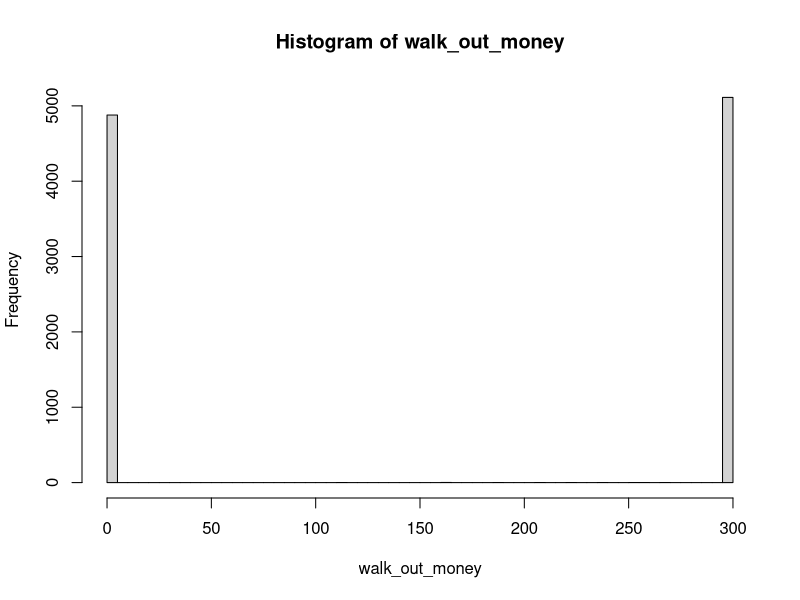
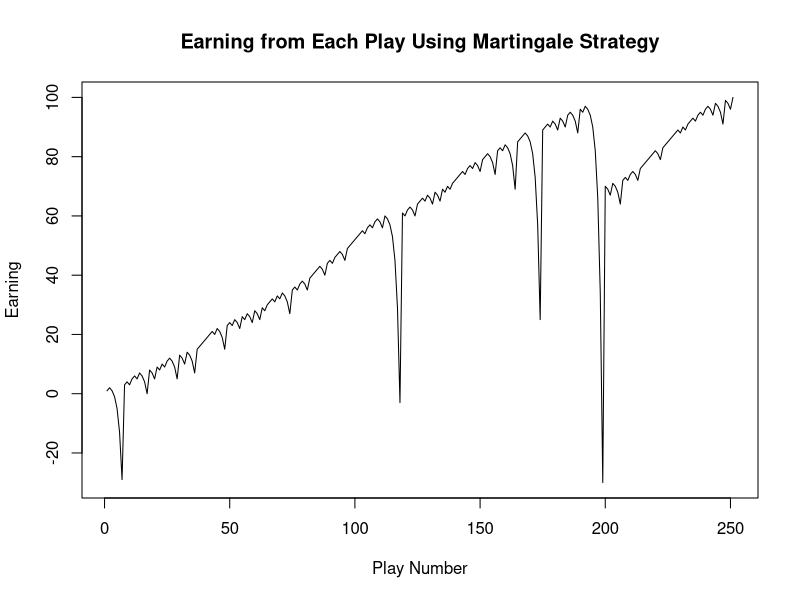
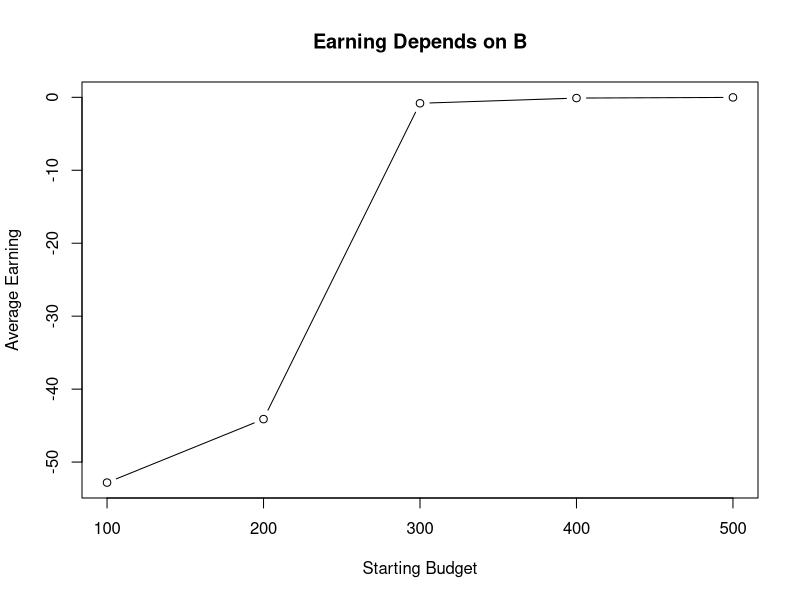
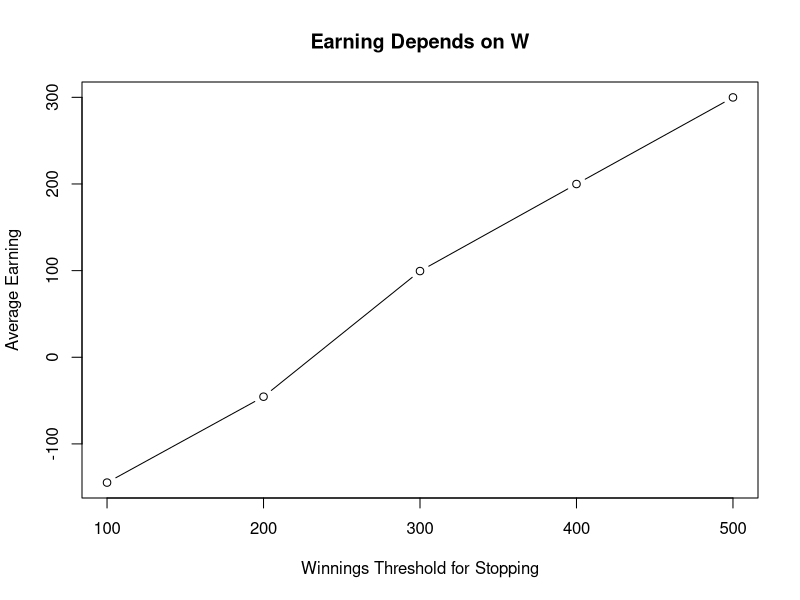
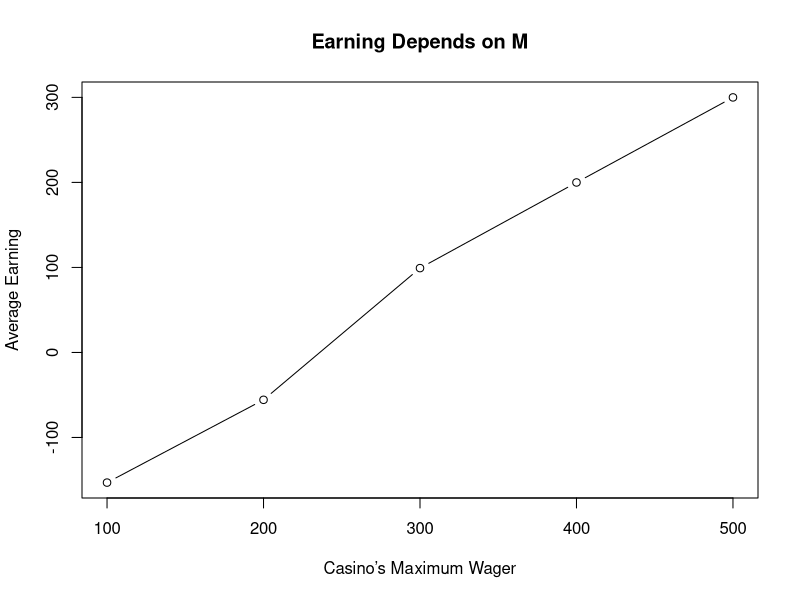

Source code (R) for these figures, in order:
## ---- chunk 1
knitr::opts_chunk$set(echo=TRUE, warning=FALSE, message=FALSE, cache=TRUE)
## ---- chunk 2
library(tidyverse)
library(dplyr)
## ---- chunk 3
#' @return The updated state list
one_play <- function(state){
  
    # Wager
    proposed_wager <- ifelse(state$previous_win, 1, 2*state$previous_wager)
    wager <- min(proposed_wager, state$M, state$B)
    # Spin of the wheel
    red <- rbinom(1,1,18/38)
    # Update state
    state$plays <- state$plays + 1
    state$previous_wager <- wager
    if(red){
      # WIN
      state$B <- state$B + wager
      state$previous_win <- TRUE
    }else{
      # LOSE
      state$B <- state$B - wager
      state$previous_win <- FALSE
    }
  state
}
## ---- chunk 4
#' Stopping rule
#'
#' Takes the state list and determines if the gambler has to stop
#' @param state A list.  See one_play
#' @return TRUE/FALSE
stop_play <- function(state){
  if(state$B <= 0) return(TRUE)
  if(state$plays >= state$L) return(TRUE)
  if(state$B >= state$W) return(TRUE)
  FALSE
}


#' Play roulette to either bankruptcy, success, or play limits
#'
#' @param B number, the starting budget
#' @param W number, the budget threshold for successfully stoping
#' @param L number, the maximum number of plays 
#' @param M number, the casino wager limit
#' @return A vector of budget values calculated after each play.
one_series <- function(
    B = 200
  , W = 300
  , L = 1000
  , M = 100
){

  # initial state
  state <- list(
    B = B
  , W = W
  , L = L
  , M = M
  , plays = 0
  , previous_wager = 0
  , previous_win = TRUE
  )
  
  # vector to store budget over series of plays
  budget <- rep(NA, L)
  
  # For loop of plays
  for(i in 1:L){
    new_state <- state %>% one_play
    budget[i] <- new_state$B
    if(new_state %>% stop_play){
      return(budget[1:i])
    }
    state <- new_state
  }
  budget    
}

# helper function
get_last <- function(x) x[length(x)]

# Simulation
walk_out_money <- rep(NA, 10000)
for(j in seq_along(walk_out_money)){
  walk_out_money[j] <- one_series(B = 200, W = 300, L = 1000, M = 100) %>% get_last
}
# Walk out money distribution
hist(walk_out_money, breaks = 100)
## ---- chunk 5
# Estimated probability of walking out with extra cash
mean(walk_out_money > 200)
## ---- chunk 6
# Estimated earnings
mean(walk_out_money - 200)
## ---- chunk 7
library(magrittr)
single_spin <- function(){
  possible_outcomes <- c(rep("red",18), rep("black",18), rep("green",2))
  sample(possible_outcomes, 1)
}

martingale_wager <- function(
  previous_wager
  , previous_outcome
  , max_wager
  , current_budget
){
  if(previous_outcome == "red") return(1)
  min(2*previous_wager, max_wager, current_budget)
}

one_play <- function(previous_ledger_entry, max_wager){
  # Create a copy of the input object that will become the output object
  out <- previous_ledger_entry
  out[1, "game_index"] <- previous_ledger_entry[1, "game_index"] + 1
  out[1, "starting_budget"] <- previous_ledger_entry[1, "ending_budget"]
  out[1, "wager"] <- martingale_wager(
    previous_wager = previous_ledger_entry[1, "wager"]
    , previous_outcome = previous_ledger_entry[1, "outcome"]
    , max_wager = max_wager
    , current_budget = out[1, "starting_budget"]
  )
  out[1, "outcome"] <- single_spin()
  out[1, "ending_budget"] <- out[1, "starting_budget"] + 
    ifelse(out[1, "outcome"] == "red", +1, -1)*out[1, "wager"]
  return(out)
}

one_series <- function(
  max_games, starting_budget, winning_threshold, max_wager
){
  # Initialize ledger
  ledger <- data.frame(
      game_index = 0:max_games
    , starting_budget = NA_integer_
    , wager = NA_integer_
    , outcome = NA_character_
    , ending_budget = NA_integer_
  )
  ledger[1, "wager"] <- 1
  ledger[1, "outcome"] <- "red"
  ledger[1, "ending_budget"] <- starting_budget
  for(i in 2:nrow(ledger)){
    #browser()
    ledger[i,] <- one_play(ledger[i-1,], max_wager)
    if(stopping_rule(ledger[i,], winning_threshold)) break
  }
  # Return non-empty portion of ledger
  ledger[2:i, ]
}

stopping_rule <- function(
  ledger_entry
  , winning_threshold
){
  ending_budget <- ledger_entry[1, "ending_budget"]
  if(ending_budget <= 0) return(TRUE)
  if(ending_budget >= winning_threshold) return(TRUE)
  FALSE
}

profit <- function(ledger){
  n <- nrow(ledger)
  profit <- ledger[n, "ending_budget"] - ledger[1, "starting_budget"]
  return(profit)
}
## ---- chunk 8
epg <- one_series(1000, 200, 300, 100)
#head(epg)
plot(epg$game_index, (epg$ending_budget-200), main="Earning from Each Play Using Martingale Strategy", 
   xlab="Play Number", ylab="Earning", type="l")
## ---- chunk 9
one_play <- function(state){
  
    # Wager
    proposed_wager <- ifelse(state$previous_win, 1, 2*state$previous_wager)
    wager <- min(proposed_wager, state$M, state$B)
    
    # Spin of the wheel
    red <- rbinom(1,1,18/38)
    # Update state
    state$plays <- state$plays + 1
    state$previous_wager <- wager
    if(red){
      # WIN
      state$B <- state$B + wager
      state$previous_win <- TRUE
    }else{
      # LOSE
      state$B <- state$B - wager
      state$previous_win <- FALSE
    }
  state
}


#' Stopping rule
#'
#' Takes the state list and determines if the gambler has to stop
#' @param state A list.  See one_play
#' @return TRUE/FALSE
stop_play <- function(state){
  if(state$B <= 0) return(TRUE)
  if(state$plays >= state$L) return(TRUE)
  if(state$B >= state$W) return(TRUE)
  FALSE
}


#' Play roulette to either bankruptcy, success, or play limits
#'
#' @param B number, the starting budget
#' @param W number, the budget threshold for successfully stoping
#' @param L number, the maximum number of plays 
#' @param M number, the casino wager limit
#' @return A vector of budget values calculated after each play.
one_series <- function(
    B = 200
  , W = 300
  , L = 1000
  , M = 100
){

  # initial state
  state <- list(
    B = B
  , W = W
  , L = L
  , M = M
  , plays = 0
  , previous_wager = 0
  , previous_win = TRUE
  )
  
  # vector to store budget over series of plays
  budget <- rep(NA, L)
  
  # For loop of plays
  for(i in 1:L){
    new_state <- state %>% one_play
    budget[i] <- new_state$B
    if(new_state %>% stop_play){
      return(budget[1:i])
    }
    state <- new_state
  }
  budget    
}

# helper function
get_last <- function(x) x[length(x)] 
## ---- chunk 10
#Changing B
times <- 1000
cB <- c(100,200,300,400,500)
Earning <- vector()
avg_Earning <- vector()
for (i in 1:length(cB)){
  for (j in 1:times){
    Earning[j] <- one_series(cB[i], 300, 1000, 100) %>% get_last() - cB[i]
  }
    avg_Earning[i] <- mean(Earning)
}

plot(cB, avg_Earning, type="b", main="Earning Depends on B", xlab= "Starting Budget", ylab = "Average Earning")
## ---- chunk 11
#Changing W
times <- 1000
cW <- c(100,200,300,400,500)
Earning <- vector()
avg_Earning <- vector()
for (i in 1:length(cW)){
  for (j in 1:times){
    Earning[j] <- one_series(cW[i], 300, 1000, 100) %>% get_last() - 200
  }
    avg_Earning[i] <- mean(Earning)
}

plot(cW, avg_Earning, type="b", main="Earning Depends on W", xlab= "Winnings Threshold for Stopping", ylab = "Average Earning")
## ---- chunk 12
#Changing M
times <- 1000
cM <- c(100,200,300,400,500)
Earning <- vector()
avg_Earning <- vector()
for (i in 1:length(cM)){
  for (j in 1:times){
    Earning[j] <- one_series(cM[i], 300, 1000, 100) %>% get_last() - 200
  }
    avg_Earning[i] <- mean(Earning)
}

plot(cM, avg_Earning, type="b", main="Earning Depends on M", xlab= "Casino’s Maximum Wager", ylab = "Average Earning")
## ---- chunk 13
play_number_before_stopping <- rep(NA, 1000)
for(i in seq_along(play_number_before_stopping)){
  play_number_before_stopping[i] <- one_series(200,300,1000,100) %>% length
}
mean(play_number_before_stopping)
